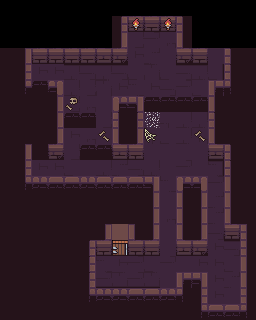

The image is a tile-based game level rendered from a .tmx file. Its description and complete source (layers, tilesets, objects, tile grids) follow:
An orthogonal 16x20 tile map with 16x16 px tiles, 2 tile layers (map, scatter) and 20 objects.

<map version="1.5" tiledversion="1.7.2" orientation="orthogonal" renderorder="right-down" width="16" height="20" tilewidth="16" tileheight="16" infinite="0" nextlayerid="5" nextobjectid="55">
 <editorsettings>
  <export target="../game/src/maps/laser_push.lua" format="lua" />
 </editorsettings>
 <tileset firstgid="1" source="tileset/dungeon-tileset.tsx" />
 <layer id="1" name="map" width="16" height="20">
  <data encoding="csv">
0,0,0,0,0,0,0,0,0,0,0,0,0,0,0,0,
0,0,0,0,0,0,0,1,5,5,5,6,0,0,0,0,
0,0,0,0,0,0,0,11,17,28,27,16,0,0,0,0,
79,31,2,2,5,2,3,4,18,7,19,4,5,24,6,79,
79,21,18,18,13,14,13,14,20,29,20,14,13,25,6,79,
79,41,101,56,8,17,29,23,10,18,9,28,20,51,46,79,
79,79,79,11,17,27,19,55,54,101,101,101,101,16,79,79,
79,79,79,31,101,101,17,6,1,18,30,8,8,6,79,79,
79,79,79,31,18,27,19,36,31,30,20,8,27,16,79,79,
79,11,79,4,17,101,101,3,2,24,24,24,24,3,6,79,
79,21,18,18,20,19,8,7,9,8,19,28,24,15,6,79,
79,41,44,42,45,43,42,45,45,54,10,55,56,28,36,79,
79,79,79,79,79,79,79,79,79,11,19,36,31,7,16,79,
79,79,79,79,79,79,79,79,79,11,27,16,11,7,16,79,
79,79,79,79,79,79,11,70,16,11,19,16,11,9,2,26,
79,79,79,79,79,1,2,37,2,2,24,3,4,23,14,26,
79,79,79,79,79,1,10,18,28,20,28,19,23,23,20,36,
79,79,79,79,79,1,33,34,33,34,24,51,54,18,7,16,
79,79,79,79,79,41,43,44,45,42,43,46,21,18,19,26,
79,79,79,79,79,79,79,79,79,79,79,79,41,45,42,46
</data>
 </layer>
 <layer id="3" name="scatter" width="16" height="20">
  <data encoding="csv">
0,0,0,0,0,0,0,0,0,0,0,0,0,0,0,0,
0,0,0,0,0,0,0,0,91,0,91,0,0,0,0,0,
0,0,0,0,0,0,0,0,0,0,0,0,0,0,0,0,
0,0,0,0,0,0,0,0,0,0,0,0,0,0,0,0,
0,0,0,0,0,0,0,0,0,0,0,0,0,0,0,0,
0,0,0,0,0,0,0,0,0,0,0,0,0,0,0,0,
0,0,0,0,78,0,0,0,0,0,0,0,0,0,0,0,
0,0,0,0,0,0,0,0,0,106,0,0,0,0,0,0,
0,0,0,0,0,0,69,0,0,65,0,0,69,0,0,0,
0,0,0,0,0,0,0,0,0,0,0,0,0,0,0,0,
0,0,0,0,0,0,0,0,0,0,0,0,0,0,0,0,
0,0,0,0,0,0,0,0,0,0,0,0,0,0,0,0,
0,0,0,0,0,0,0,0,0,0,0,0,0,0,0,0,
0,0,0,0,0,0,0,0,0,0,0,0,0,0,0,0,
0,0,0,0,0,0,0,0,0,0,0,0,0,0,0,0,
0,0,0,0,0,0,0,0,0,0,0,0,0,0,0,0,
0,0,0,0,0,0,0,0,0,0,0,0,0,0,0,0,
0,0,0,0,0,0,0,0,0,0,0,0,0,0,0,0,
0,0,0,0,0,0,0,0,0,0,0,0,0,0,0,0,
0,0,0,0,0,0,0,0,0,0,0,0,0,0,0,0
</data>
 </layer>
 <objectgroup id="2" name="entities">
  <object id="8" template="templates/ExitDoor.tx" x="208" y="48" />
  <object id="9" template="templates/PlayerStart.tx" x="112" y="256" />
  <object id="13" template="templates/Light.tx" x="224" y="240" />
  <object id="29" template="templates/Tomb-GoldenKey.tx" x="144" y="64" />
  <object id="30" template="templates/Coffee.tx" x="224" y="240" />
  <object id="36" template="templates/MovableMirror_UL.tx" x="224" y="288" />
  <object id="37" template="templates/MovableMirror_UR.tx" x="208" y="288" />
  <object id="39" template="templates/MovableMirror_DR.tx" x="208" y="224" />
  <object id="42" template="templates/MovableMirror_UR.tx" x="32" y="160" />
  <object id="43" template="templates/MovableMirror_DR.tx" x="32" y="64" />
  <object id="44" template="templates/MovableMirror_DL.tx" x="192" y="256" />
  <object id="45" template="templates/Salt.tx" x="160" y="224" />
  <object id="46" template="templates/Salt.tx" x="208" y="160" />
  <object id="47" template="templates/Salt.tx" x="192" y="160" />
  <object id="48" template="templates/Salt.tx" x="160" y="208" />
 </objectgroup>
 <objectgroup id="4" name="reverb">
  <object id="49" template="templates/reverb_zones/small_room.tx" x="176" y="240" width="64" height="64" />
  <object id="50" template="templates/reverb_zones/corridor.tx" x="208" y="160" width="16" height="80" />
  <object id="51" template="templates/reverb_zones/corridor.tx" x="160" y="176" width="16" height="80" />
  <object id="52" template="templates/reverb_zones/medium_room.tx" x="96" y="256" width="80" height="32" />
  <object id="54" template="templates/reverb_zones/medium_room.tx" x="32" y="32" width="192" height="144" />
 </objectgroup>
</map>
